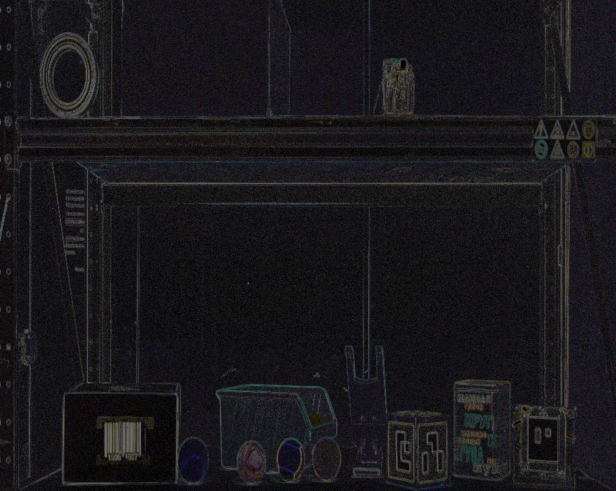
#> input picture Qualifying/Alexandr/exp.jpg, 1232 x 982 px (shown at 1/2 size); its folder holds only this picture in this run
$ python -i 11.py   (imports and definitions only)
#> lines starting #> are read from the running program, lines starting #| are printed output that depends on the picture
#> in run_searcing_func, img is the input picture: shape (982, 1232, 3); mean B, G, R 26.9, 23.5, 24.9
import cv2
import os
from pathlib import Path
import numpy as np
import math
from typing import Tuple


def get_tmplt_cnt():

    tmplt_cnt = np.array(
        [
            [[0, 0]],
            [[10, 0]],
            [[5, 8.66]],
        ],
        dtype=np.int32,
    )

    return tmplt_cnt


def find_id_11(img: np.ndarray) -> Tuple[int] or None:

    # img = cv2.GaussianBlur(img, (9, 9), 3)

    # Range of color
    # lower = np.array([25, 99, 130])
    # upper = np.array([36, 255, 255])

    lower = np.array([26, 97, 151])
    upper = np.array([36, 255, 255])

    # template
    tmplt_cnt = get_tmplt_cnt()

    # Find mask of blue color
    img_hsv = cv2.cvtColor(img, cv2.COLOR_BGR2HSV)
#> img_hsv: shape (982, 1232, 3); mean H, S, V 105.9, 60.8, 28.3
    mask = cv2.inRange(img_hsv, lower, upper)
#> mask: shape (982, 1232); every value is 0

    # Noise removing
    mask = cv2.morphologyEx(
        mask,
        cv2.MORPH_OPEN,
        cv2.getStructuringElement(cv2.MORPH_RECT, (5, 5)),
        iterations=1
    )
    mask = cv2.morphologyEx(
        mask,
        cv2.MORPH_CLOSE,
        cv2.getStructuringElement(cv2.MORPH_RECT, (5, 5)),
        iterations=2
    )

    # cv2.imshow("mask", cv2.resize(mask, (600, 600)))
    #cv2.waitKey()

    cnts, _ = cv2.findContours(mask, cv2.RETR_EXTERNAL, cv2.CHAIN_APPROX_SIMPLE)
#> cnts = []
    # [4 lines of commented-out code are left out]

    yellow_triangles = []

    for i, cnt in enumerate(cnts):
        metric = cv2.matchShapes(cnt, tmplt_cnt, cv2.CONTOURS_MATCH_I2, 0)
        cnt_area = cv2.contourArea(cnt)

        if cnt_area < 700 or cnt_area > 5000:
            continue

        if metric < 2.3:
            print(cnt_area)
            yellow_triangles.append(cnt)
#> this loop made 0 passes
#> after the loop, yellow_triangles = []
            # cv2.drawContours(img, cnts, i, (0, 255, 0), 5)

    # cv2.imshow("img", cv2.resize(img, (600, 600)))
    # cv2.waitKey()

    if len(yellow_triangles) == 0:
        return None

    x1, y1, x2, y2 = 0, 0, 0, 0
    for i, cnt in enumerate(yellow_triangles):
        x, y, w, h = cv2.boundingRect(cnt)
        if i == 0:
            x1, y1, x2, y2 = x, y, x + w, y + h
        else:
            x1 = min(x1, x)
            y1 = min(y1, y)
            x2 = max(x2, x + w)
            y2 = max(y2, y + h)

    # fix width, height
    w = x2 - x1
    h = y2 - y1
    x1 -= int(w * 0.25)
    x2 += int(w * 0.25)
    y1 -= int(h * 0.1)
    y2 += int(h * 0.1)


    return x1, y1, x2, y2


def run_searcing_func(src_path, dst_path):
    img = cv2.imread(src_path)
    result = find_id_11(img)
    if result is not None:
        x1, y1, x2, y2 = result
        print(x1, y1, x2, y2)
        cv2.rectangle(img, (x1, y1), (x2, y2), (0, 0, 255), 10)

    cv2.imshow('img', cv2.resize(img, (600, 600)))
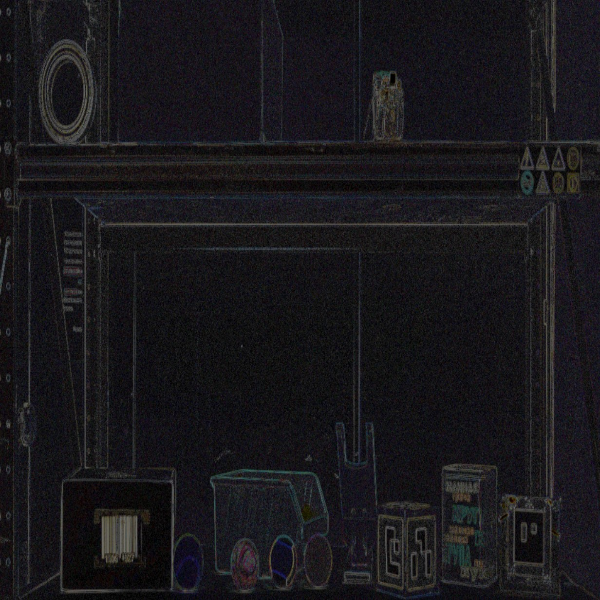
#> window 'img': shape (600, 600, 3); mean B, G, R 26.8, 23.4, 24.8
    cv2.waitKey(100)
    cv2.imwrite(dst_path, img)


# [8 lines not run here, left out]

>>> result = run_searcing_func('exp.jpg', 'out.png')
